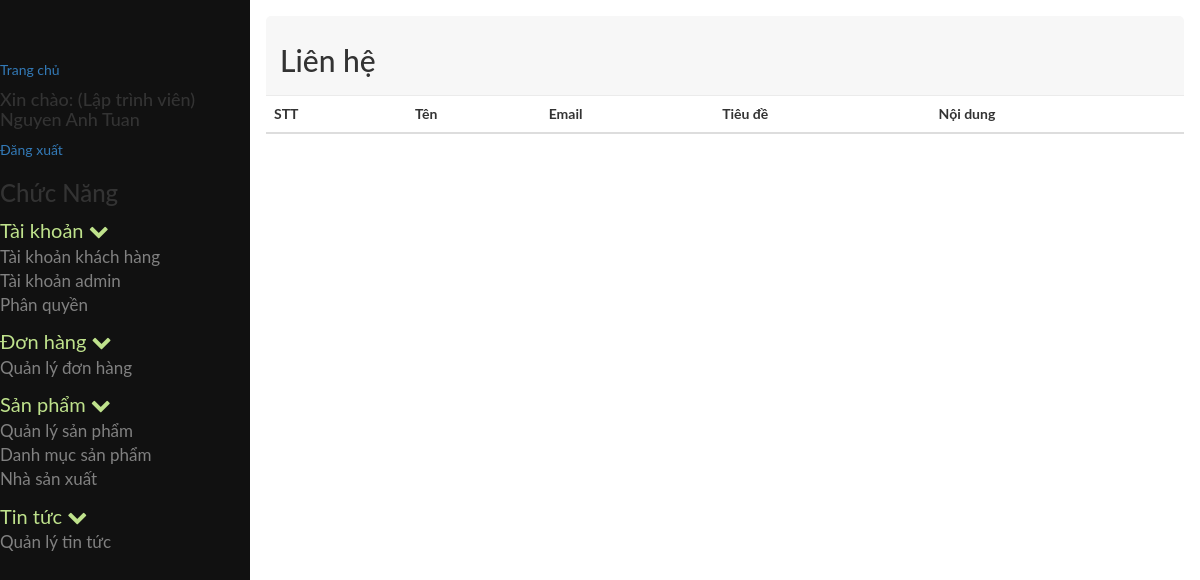
Page /admin/index.php?module=lienhe (signed in) on the earlier database version.
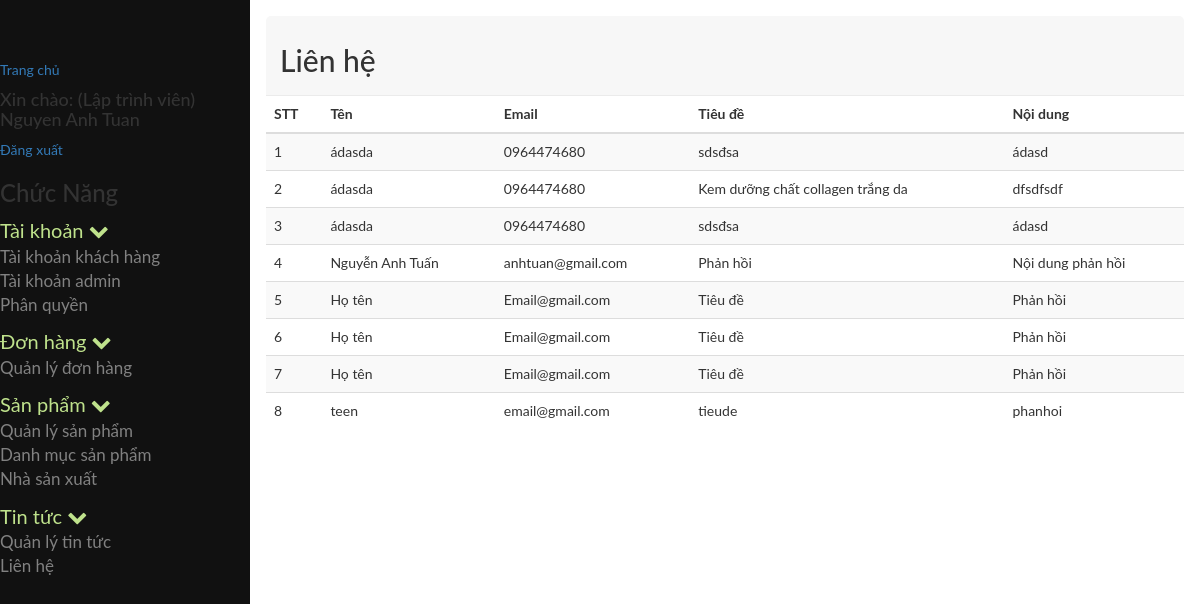
Same page on the later database version.
### tables this page shows
CREATE TABLE `tb_phanquyen` (
  `id` int(11) NOT NULL,
  `id_nhom` int(11) NOT NULL,
  `id_chucnang` int(11) NOT NULL
);

CREATE TABLE `tb_chucnang` (
  `id` int(11) NOT NULL,
  `ten` varchar(255) NOT NULL,
  `trangthai` tinyint(4) NOT NULL,
  `url` varchar(255) NOT NULL,
  `f_order` int(11) NOT NULL,
  `id_parent` int(11) NOT NULL,
  `nhanurl` varchar(255) NOT NULL,
  `hienthi` tinyint(4) NOT NULL,
  `bieutuong` varchar(255) NOT NULL
);

CREATE TABLE `tb_lienhe` (
  `id` int(11) NOT NULL,
  `ten` varchar(50) NOT NULL,
  `email` varchar(100) NOT NULL,
  `tieude` varchar(150) NOT NULL,
  `noidung` varchar(225) NOT NULL
);

### admin/cores/loader.php (called while the page is built, shortened)
<?php
class loader
{
	public function view($name='',$data=array())
	{
		extract($data);
		include BASEPATH.'views/'.$name.'.php' ;
	}
}
?>

### admin/models/admin/phanquyenchucnang.php (called while the page is built, shortened)
<?php
include_once 'JATOVI_Model.php';
class phanquyenchucnang extends JATOVI_Model
{
	private $_table = "tb_phanquyen";
	private $_table2 = "tb_chucnang";
	public function getrole($id_nhom)
	{
		$sql = "SELECT * FROM {$this->_table}  INNER JOIN {$this->_table2} WHERE id_nhom = {$id_nhom} AND {$this->_table}.id_chucnang = {$this->_table2}.id ";
		$query = $this->connection->prepare($sql);
		$query->execute();
		$result = $query->fetchAll();
		return $result;
	}
}
$phanquyenchucnang = new phanquyenchucnang();
?>

### admin/models/admin/JATOVI_Model.php (called while the page is built, shortened)
<?php
class JATOVI_Model
{
	private $host = 'localhost';
	private $dbname = 'project_jatovi';
	private $dbuser = 'root';
	private $dbpass = '';
	function __construct()
	{
		try {
			$this->connection  = new PDO("mysql:host={$this->host};dbname={$this->dbname};charset=utf8",$this->dbuser,$this->dbpass);
		} catch (PDOException $e) {
			echo "(DB connection error) Lỗi kết nối cơ sở dữ liệu: ".$e->getMessage();
		}
	}
}
?>

### admin/models/admin/lienhe_model.php (called while the page is built, shortened)
<?php
include_once 'JATOVI_Model.php';
class lienhe_model extends JATOVI_Model
{
	private $_table = 'tb_lienhe';
	public function selectall()
	{
		$sql = "SELECT *
		FROM {$this->_table}";
		$query = $this->connection->prepare($sql);
		$query->execute();
		$result = $query->fetchAll();
		return $result;
	}
}
$lienhe_model = new lienhe_model();
 ?>

### admin/views/admin/tintuc/lienhe.php (the view, shortened to what this page needs)
<div class="row">
	<div class="col-md-12">
		<div class="popover-title">
			<h2>Liên hệ</h2>
		</div>
	</div>
</div>
<div class="row">
	<div class="col-md-12">
		<div class="">
			<table class="table table-striped">
				<thead>
					<tr>
						<th>STT</th>
						<th>Tên</th>
						<th>Email</th>
						<th>Tiêu đề</th>
						<th>Nội dung</th>
					</tr>
				</thead>
				<tbody>
					<?php $i=1; foreach ($lienhe as $value): ?>
						<tr>
							<td><?=$i++?></td>
							<td><?=$value['ten']?></td>
							<td><?=$value['email']?></td>
							<td><?=$value['tieude']?></td>
							<td><?=$value['noidung']?></td>
						</tr>
					<?php endforeach; ?>
				</tbody>
			</table>

### admin/views/admin/partial/sidebar.php (shortened to what this page needs)
<?php
	include_once BASEPATH.'models/admin/phanquyenchucnang.php';
	$chucnang = $phanquyenchucnang->getrole($_SESSION['userGroup']);
	$menu = array();
	foreach ($chucnang as $p) {
		if ($p['id_parent']==0) {
			$child=array();
			foreach ($chucnang as $p2) {
				if ($p2['id_parent']==$p['id']) {
					$child[]=$p2;
				}
			}
			$menu[]=array(
				'parent'=>$p,
				'child'=>$child
			);
		}
	}
?>
<nav class="sidenav" id="mySidenav">
	<a href="<?=base_url?>index.php">Trang chủ</a>
	<h4>Xin chào: <?='('.$_SESSION['userChucdanh'].')'?> <?=$_SESSION['userName']?></h4>
	<a href="<?=base_url?>index.php?module=page&action=page_logout">Đăng xuất</a>
	<h3>Chức Năng</h3>
	<?php foreach($menu as $value): ?>
		<ul>
			<li>
				<a class="parent_text">
					<?php echo $value['parent']['ten']; ?>
					<span class="fa fa-chevron-down"></span>
				</a>
				<ul>
					<?php foreach($value['child'] as $child): ?>
						<li class="<?=$child['hienthi']==0?"hidden":""?>">
							<a href="<?=base_url.'index.php?module='.$child['url']?>">
								<?=$child['ten']?>
							</a>
						</li>
					<?php endforeach; ?>
				</ul>
			</li>
		</ul>
	<?php endforeach; ?>
</nav>

Differences in the rows shown:
added tb_phanquyen: id_chucnang.ten "Liên hệ", shown under "Tin tức"
added tb_lienhe: ten "ádasda", email "0964474680", tieude "sdsđsa", noidung "ádasd"
added tb_lienhe: ten "ádasda", email "0964474680", tieude "Kem dưỡng chất collagen trắng da", noidung "dfsdfsdf"
added tb_lienhe: ten "ádasda", email "0964474680", tieude "sdsđsa", noidung "ádasd"
added tb_lienhe: ten "Nguyễn Anh Tuấn", email "anhtuan@gmail.com", tieude "Phản hồi", noidung "Nội dung phản hồi"
added tb_lienhe: ten "Họ tên", email "Email@gmail.com", tieude "Tiêu đề", noidung "Phản hồi"
added tb_lienhe: ten "Họ tên", email "Email@gmail.com", tieude "Tiêu đề", noidung "Phản hồi"
added tb_lienhe: ten "Họ tên", email "Email@gmail.com", tieude "Tiêu đề", noidung "Phản hồi"
added tb_lienhe: ten "teen", email "email@gmail.com", tieude "tieude", noidung "phanhoi"
